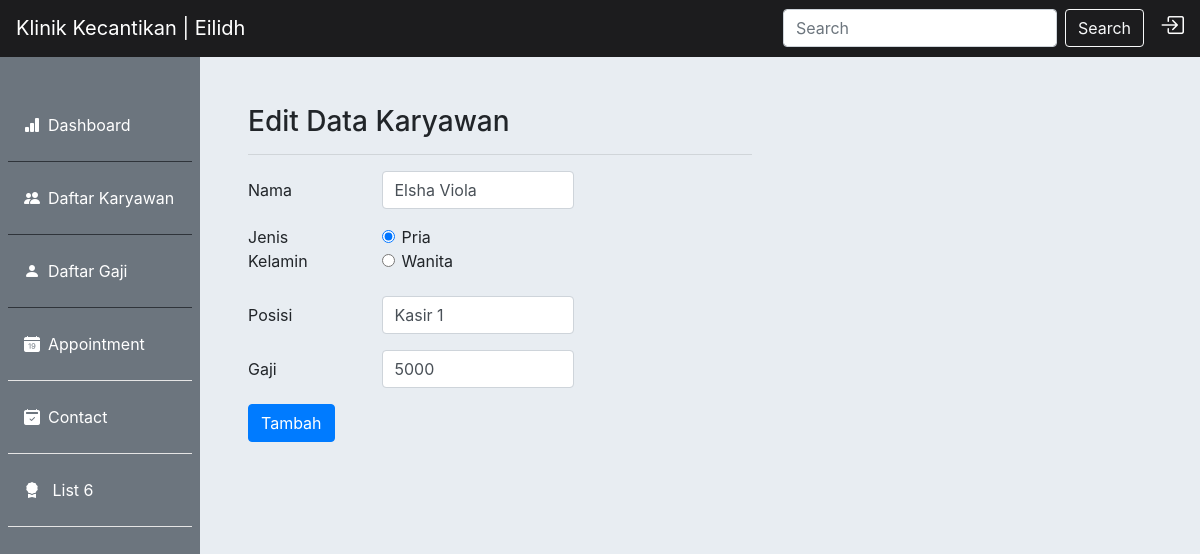
The page /php/crud/form_edit.php?id=91 on the database its author committed.
### tables this page shows
CREATE TABLE `karyawan` (
  `id` int(11) NOT NULL,
  `nama` varchar(255) DEFAULT NULL,
  `jenis_kelamin` varchar(255) DEFAULT NULL,
  `posisi` varchar(25) DEFAULT NULL,
  `gaji` varchar(25) NOT NULL
);

### php/crud/koneksi.php (called while the page is built, shortened)
<?php
class database
{
	var $host = "localhost";
	var $username = "root";
	var $password = "";
	var $database = "crud";
	var $koneksi = "";
	function __construct()
	{
		$this->koneksi = mysqli_connect($this->host, $this->username, $this->password, $this->database);
	}
	function get_by_id($id)
	{
		$query = mysqli_query($this->koneksi, "select * from karyawan where id='$id'");
		return $query->fetch_array();
	}
}

### php/crud/form_edit.php (the view, shortened to what this page needs)
<?php
include('koneksi.php');
$db = new database();
$id = $_GET['id'];
if (!is_null($id)) {
	$data = $db->get_by_id($id);
} else {
	header('location:../../../index.html');
}
?>
<!DOCTYPE html>
<html lang="en">
<head>
	<link rel="stylesheet" href="https://cdn.jsdelivr.net/npm/bootstrap@4.6.0/dist/css/bootstrap.min.css" />
	<link rel="stylesheet" href="../../css/Dashboard.css" />
	<link rel="stylesheet" href="https://cdn.jsdelivr.net/npm/bootstrap-icons@1.5.0/font/bootstrap-icons.css">
</head>
<body>
	<nav class="navbar navbar-expand-lg navbar-dark warna-bg">
		<a class="navbar-brand" href="#	">Klinik Kecantikan | Eilidh</a>
		<form class="form-inline my-2 my-lg-0 ml-auto">
			<input class="form-control mr-sm-2" type="search" placeholder="Search" aria-label="Search" />
			<button class="btn btn-outline-light my-2 my-sm-0 " type="submit">Search</button>
		</form>
		<div class="icons ml-3 mt-1 ">
			<a href="../../php/login/login.php">
				<h4><i class="bi bi-box-arrow-in-right my-icon" data-toggle="tooltip" title="Sign Out"></i></h4>
			</a>
		</div>
	</nav>
	<div class="row no-gutters">
		<div class="col-md-2 pr-2 pt-5 warna-sd ">
			<ul class="nav flex-column ml-2 mb-2">
				<li class="nav-item ">
					<a class="nav-link active text-white " href="#"><i class="bi bi-bar-chart-fill mr-2"></i>Dashboard</a>
					<hr class="bg-dark">
				</li>
				<li class="nav-item active">
					<a class="nav-link text-white rounded-lg" href="karyawan.php" active><i class="bi bi-people-fill mr-2"></i>Daftar Karyawan</a>
					<hr class="bg-dark">
				</li>
				<li class="nav-item ">
					<a class="nav-link text-white rounded-lg" href="#"><i class="bi bi-person-fill mr-2"></i>Daftar Gaji</a>
					<hr class="bg-dark">
				</li>
				<li class="nav-item">
					<a class="nav-link text-white rounded-lg" href="#"><i class="bi bi-calendar-date-fill mr-2"></i>Appointment</a>
					<hr class="bg-white">
				</li>
				<li class="nav-item">
					<a class="nav-link text-white" href="#"><i class="bi bi-calendar2-check-fill mr-2"></i>Contact</a>
					<hr class="bg-white">
				</li>
				<li class="nav-item">
					<a class="nav-link text-white" href="#"><i class="bi bi-award-fill mr-2"></i> List 6</a>
					<hr class="bg-white">
				</li>
			</ul>
		</div>
		<div class="col-md-6 p-5 pt-2">
			<h3>Edit Data Karyawan</h3>
			<hr>
			<form method="post" action="proses_simpan.php?action=update">
				<div class="form-group row">
					<label for="inputName" class="col-sm-3 col-form-label">Nama</label>
					<div class="col-sm-5">
						<input type="name" class="form-control" id="inputName" name="nama" value="<?php echo $data['nama']; ?>">
					</div>
				</div>
				<fieldset class="form-group row">
					<legend class="col-form-label col-sm-3 float-sm-left pt-0">Jenis Kelamin</legend>
					<div class="col-sm-5">
						<div class="form-check">
							<input class="form-check-input" type="radio" name="jenis_kelamin" id="gridRadios1" value="Pria" checked>
							<label class="form-check-label" for="gridRadios1">
								Pria
							</label>
						</div>
						<div class="form-check">
							<input class="form-check-input" type="radio" name="jenis_kelamin" id="gridRadios2" value="Wanita">
							<label class="form-check-label" for="gridRadios2">
								Wanita
							</label>
						</div>
					</div>
				</fieldset>
				<div class="form-group row">
					<label for="inputText" class="col-sm-3 col-form-label">Posisi</label>
					<div class="col-sm-5">
						<input type="text" class="form-control" id="inputText" name="posisi" value="<?php echo $data['posisi']; ?>">
					</div>
				</div>
				<div class="form-group row">
					<label for="inputText" class="col-sm-3 col-form-label">Gaji</label>
					<div class="col-sm-5">
						<input type="text" class="form-control" id="inputText" name="gaji" value="<?php echo $data['gaji']; ?>">
					</div>
				</div>
				<div class="form-group row">
					<div class="col-sm-5">
						<button type="submit" class="btn btn-primary">Tambah</button>
					</div>
				</div>
			</form>
		</div>
	</div>
</body>
</html>

### css/Dashboard.css (style rules this page uses)
.my-icon { color: white; }
body { background-color: #e8edf2; }
.warna-bg { background-color: #1c1c1e; }
.warna-sd { background-color: #6c757e; height: 773px; }

### rows shown on the page
karyawan: nama "Elsha Viola", posisi "Kasir 1", gaji "5000"
